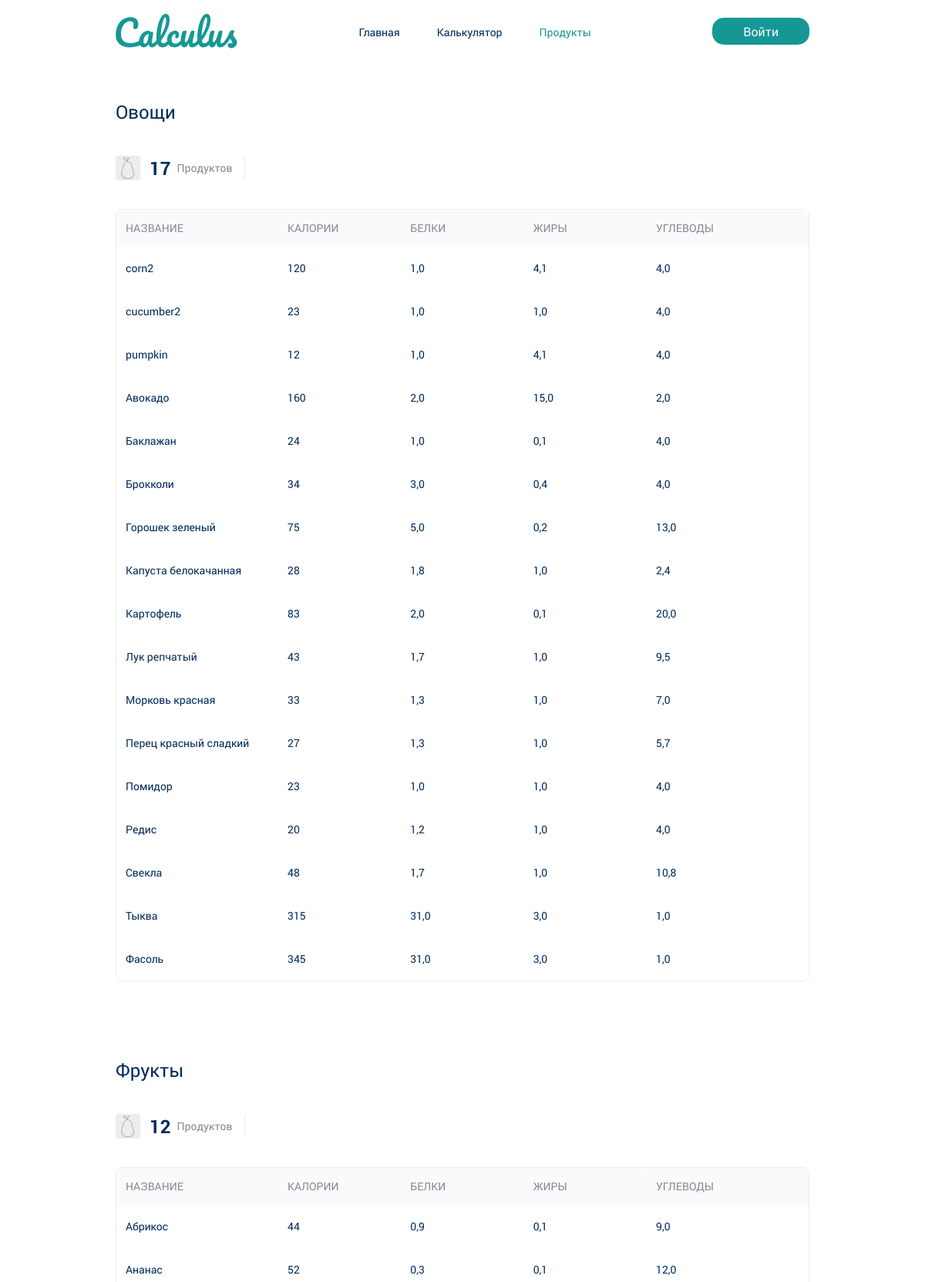
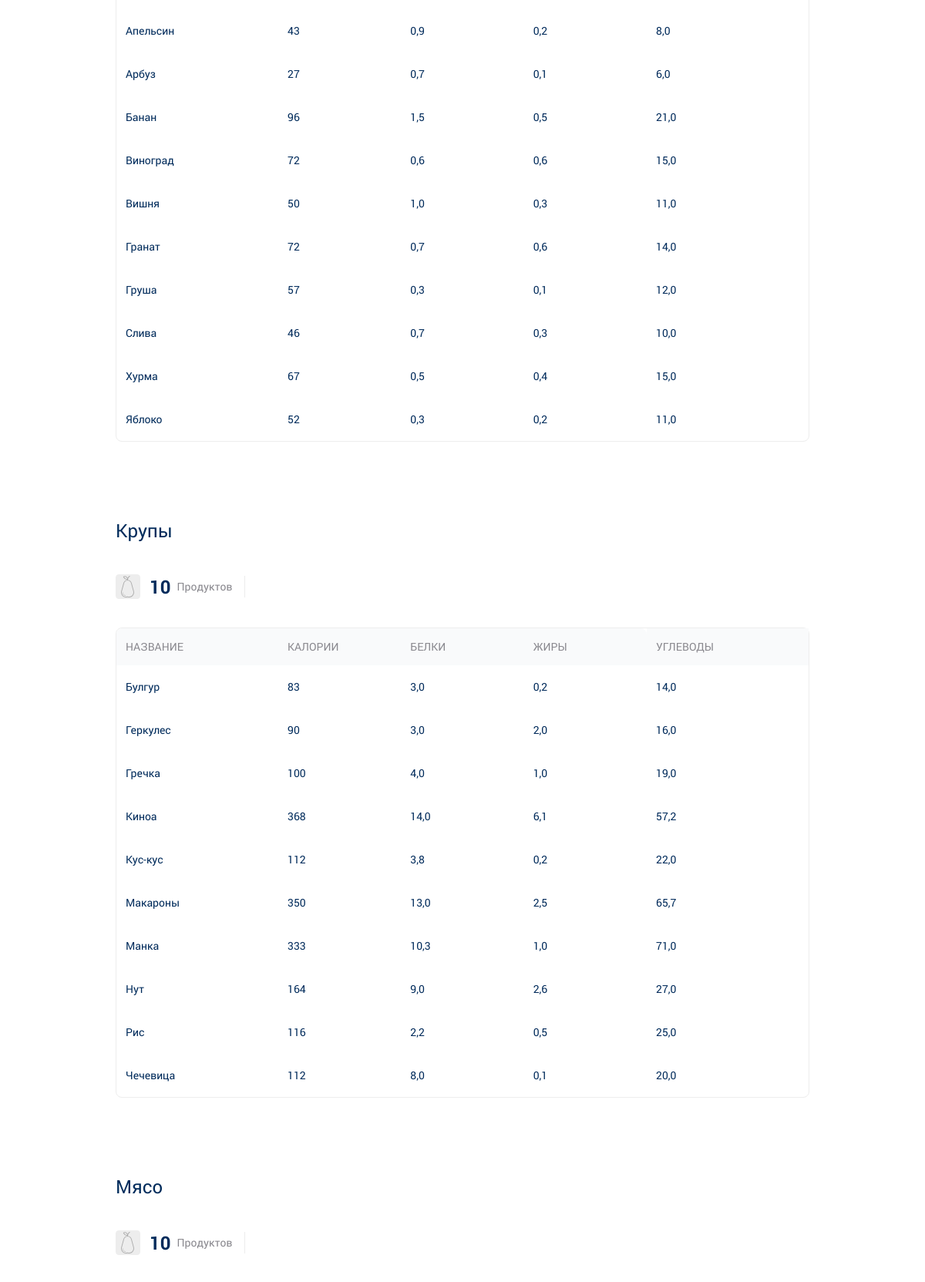
Screenshot of /products/ (upper part) with the database file from the repository (2 pictures, top to bottom).
### main/models.py (models this page shows, shortened)
class Vegetable(models.Model):
    name = models.CharField(max_length=200, verbose_name='Название')
    calories = models.IntegerField(verbose_name='Калории')
    proteins = models.FloatField(verbose_name='Белки')
    fats = models.FloatField(verbose_name='Жиры')
    carbohydrates = models.FloatField(verbose_name='Углеводы')
    class Meta:
        verbose_name = 'Овощ'
        verbose_name_plural = 'Овощи'
        ordering = ['name']

class Fruit(models.Model):
    name = models.CharField(max_length=200, verbose_name='Название')
    calories = models.IntegerField(verbose_name='Калории')
    proteins = models.FloatField(verbose_name='Белки')
    fats = models.FloatField(verbose_name='Жиры')
    carbohydrates = models.FloatField(verbose_name='Углеводы')
    class Meta:
        verbose_name = 'Фрукт'
        verbose_name_plural = 'Фрукты'
        ordering = ['name']

class Grain(models.Model):
    name = models.CharField(max_length=200, verbose_name='Название')
    calories = models.IntegerField(verbose_name='Калории')
    proteins = models.FloatField(verbose_name='Белки')
    fats = models.FloatField(verbose_name='Жиры')
    carbohydrates = models.FloatField(verbose_name='Углеводы')
    class Meta:
        verbose_name = 'Крупа'
        verbose_name_plural = 'Крупы'
        ordering = ['name']

### main/views.py (the view)
# urls.py: path('products/', products, name='products'),
def products(request):
    vegetables = Vegetable.objects.all()
    fruits = Fruit.objects.all()
    grains = Grain.objects.all()
    meat = Meat.objects.all()
    context = get_context_data(title="Продукты", active_url='products', products=[
        {'title': 'Овощи', 'list': vegetables},
        {'title': 'Фрукты', 'list': fruits},
        {'title': 'Крупы', 'list': grains},
        {'title': 'Мясо', 'list': meat},
    ])
    return render(request, 'main/products.html', context)

### main/utils.py (called while the page is built)
def get_context_data(**kwargs):
    context = kwargs
    context['menu'] = menu
    return context

### main/templates/main/products.html
{% extends 'main/base.html' %}
{% load static %}
{% block content %}
<main>
    {% for product in products %}
        <section class="products">
            <div class='container'>
                <div class="products__title">{{ product.title }}</div>
                <div class="products__amount">
                    <div class="products__amount-img"><img src="{% static 'main/img/fruit.svg' %}" alt=""></div>
                    <div class="products__amount-num">{{ product.list.count }}</div>
                    <div class="products__amount-name">Продуктов</div>
                </div>
                <table class="products__table">
                    <thead class="products__table-head">
                        <tr class="products__table-row">
                            <th class="products__table-header">Название</th>
                            <th class="products__table-header">Калории</th>
                            <th class="products__table-header">Белки</th>
                            <th class="products__table-header">Жиры</th>
                            <th class="products__table-header">Углеводы</th>
                        </tr>
                    </thead>
                    <tbody class="products__table-body">
                        {% for item in product.list %}
                            <tr class="products__table-row">
                                <td class="products__table-cell">{{ item.name }}</td>
                                <td class="products__table-cell">{{ item.calories }}</td>
                                <td class="products__table-cell">{{ item.proteins }}</td>
                                <td class="products__table-cell">{{ item.fats }}</td>
                                <td class="products__table-cell">{{ item.carbohydrates }}</td>
                            </tr>
                        {% endfor %}
                    </tbody>
                </table>
            </div>
        </section>
    {% endfor %}
</main>
{% endblock %}

### rows the page displays
Vegetable: name "corn2", calories "120", proteins "1,0", fats "4,1", carbohydrates "4,0"
Vegetable: name "cucumber2", calories "23", proteins "1,0", fats "1,0", carbohydrates "4,0"
Vegetable: name "pumpkin", calories "12", proteins "1,0", fats "4,1", carbohydrates "4,0"
Vegetable: name "Авокадо", calories "160", proteins "2,0", fats "15,0", carbohydrates "2,0"
Vegetable: name "Баклажан", calories "24", proteins "1,0", fats "0,1", carbohydrates "4,0"
Vegetable: name "Брокколи", calories "34", proteins "3,0", fats "0,4", carbohydrates "4,0"
Vegetable: name "Горошек зеленый", calories "75", proteins "5,0", fats "0,2", carbohydrates "13,0"
Vegetable: name "Капуста белокачанная", calories "28", proteins "1,8", fats "1,0", carbohydrates "2,4"
Vegetable: name "Картофель", calories "83", proteins "2,0", fats "0,1", carbohydrates "20,0"
Vegetable: name "Лук репчатый", calories "43", proteins "1,7", fats "1,0", carbohydrates "9,5"
Vegetable: name "Морковь красная", calories "33", proteins "1,3", fats "1,0", carbohydrates "7,0"
Vegetable: name "Перец красный сладкий", calories "27", proteins "1,3", fats "1,0", carbohydrates "5,7"
Vegetable: name "Помидор", calories "23", proteins "1,0", fats "1,0", carbohydrates "4,0"
Vegetable: name "Редис", calories "20", proteins "1,2", fats "1,0", carbohydrates "4,0"
Vegetable: name "Свекла", calories "48", proteins "1,7", fats "1,0", carbohydrates "10,8"
Vegetable: name "Тыква", calories "315", proteins "31,0", fats "3,0", carbohydrates "1,0"
Vegetable: name "Фасоль", calories "345", proteins "31,0", fats "3,0", carbohydrates "1,0"
Fruit: name "Абрикос", calories "44", proteins "0,9", fats "0,1", carbohydrates "9,0"
Fruit: name "Ананас", calories "52", proteins "0,3", fats "0,1", carbohydrates "12,0"
Fruit: name "Апельсин", calories "43", proteins "0,9", fats "0,2", carbohydrates "8,0"
Fruit: name "Арбуз", calories "27", proteins "0,7", fats "0,1", carbohydrates "6,0"
Fruit: name "Банан", calories "96", proteins "1,5", fats "0,5", carbohydrates "21,0"
Fruit: name "Виноград", calories "72", proteins "0,6", fats "0,6", carbohydrates "15,0"
Fruit: name "Вишня", calories "50", proteins "1,0", fats "0,3", carbohydrates "11,0"
Fruit: name "Гранат", calories "72", proteins "0,7", fats "0,6", carbohydrates "14,0"
Fruit: name "Груша", calories "57", proteins "0,3", fats "0,1", carbohydrates "12,0"
Fruit: name "Слива", calories "46", proteins "0,7", fats "0,3", carbohydrates "10,0"
Fruit: name "Хурма", calories "67", proteins "0,5", fats "0,4", carbohydrates "15,0"
Fruit: name "Яблоко", calories "52", proteins "0,3", fats "0,2", carbohydrates "11,0"
Grain: name "Булгур", calories "83", proteins "3,0", fats "0,2", carbohydrates "14,0"
Grain: name "Геркулес", calories "90", proteins "3,0", fats "2,0", carbohydrates "16,0"
Grain: name "Гречка", calories "100", proteins "4,0", fats "1,0", carbohydrates "19,0"
Grain: name "Киноа", calories "368", proteins "14,0", fats "6,1", carbohydrates "57,2"
Grain: name "Кус-кус", calories "112", proteins "3,8", fats "0,2", carbohydrates "22,0"
Grain: name "Макароны", calories "350", proteins "13,0", fats "2,5", carbohydrates "65,7"
Grain: name "Манка", calories "333", proteins "10,3", fats "1,0", carbohydrates "71,0"
Grain: name "Нут", calories "164", proteins "9,0", fats "2,6", carbohydrates "27,0"
Grain: name "Рис", calories "116", proteins "2,2", fats "0,5", carbohydrates "25,0"
Grain: name "Чечевица", calories "112", proteins "8,0", fats "0,1", carbohydrates "20,0"

### other values shown
{{ menu_item.title }} "Главная" "Калькулятор"
{{ menu_item.title }} "Продукты"
{{ product.title }} "Овощи" "Фрукты" "Крупы" "Мясо"
{{ product.list.count }} "17" "12" "10" "10"
